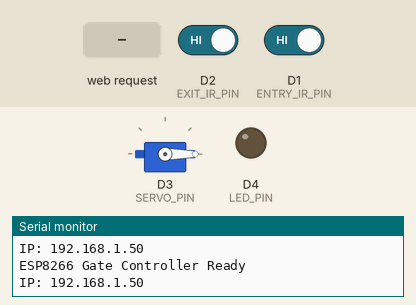
The sketch below on a simulated ESP8266 (NodeMCU). Parts: servo, output pins drawn as LEDs (lit = HIGH), the last lines printed to the serial monitor. Inputs (shaded band) come from the test bench; at power-on: D2 (EXIT_IR_PIN) HIGH, D1 (ENTRY_IR_PIN) HIGH. WiFi joins after 1.5 s; servers stay silent unless stated; uploads are accepted with an empty reply.

Above: at 5.4 s.
5.5 s: D2 (EXIT_IR_PIN) driven LOW
At 6.04 s:
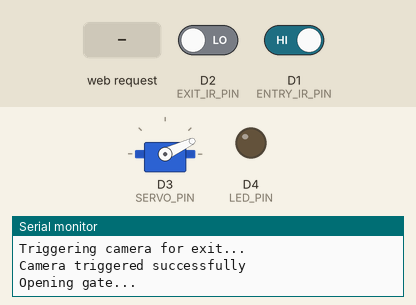
At 8.0 s:
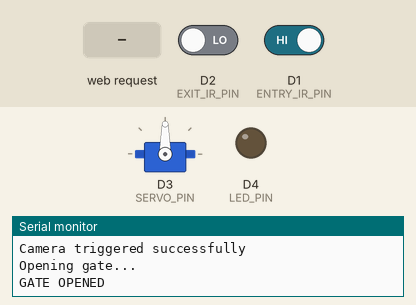
8.5 s: HTTP request GET /test received
At 9.9 s:
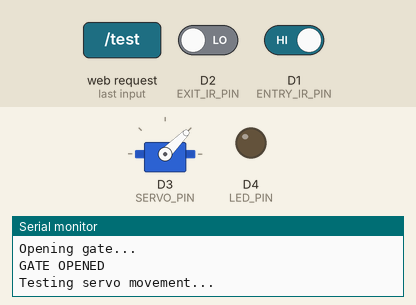
10.0 s: D2 (EXIT_IR_PIN) driven HIGH and D1 (ENTRY_IR_PIN) driven LOW
13.0 s: HTTP request GET /gate?action=close received
16.0 s: HTTP request GET /test?action=open received
At 18.8 s:
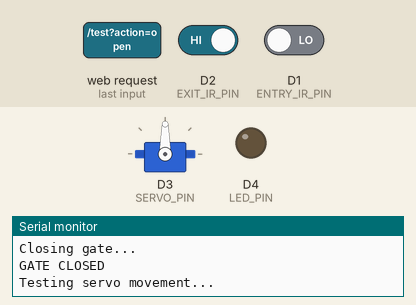
19.0 s: HTTP request GET /test?action=close received
Timing chart, 0 to 21.5 s (numbered marks = the images above; inputs shaded):
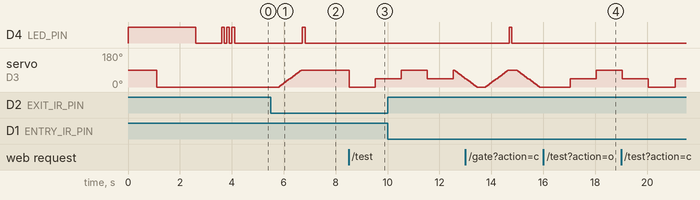

The sketch:

ESP1_ESP8266_IMPROVED.ino
```cpp
#include <ESP8266WiFi.h>
#include <ESP8266WebServer.h>
#include <Servo.h>
#include <ESP8266HTTPClient.h>

const char* ssid = "parking";
const char* password = "0000011111";
const char* esp32camIP = "10.137.170.68";  // ESP32-CAM IP

#define ENTRY_IR_PIN D1
#define EXIT_IR_PIN D2
#define SERVO_PIN D3
#define LED_PIN LED_BUILTIN  // Built-in LED for status

Servo gateServo;
ESP8266WebServer server(80);

bool entryIRState = false;
bool exitIRState = false;
bool gateOpen = false;
unsigned long lastTrigger = 0;
unsigned long gateOpenTime = 0;
unsigned long lastHeartbeat = 0;
unsigned long lastWiFiCheck = 0;
String gateStatus = "Gate Closed";

// Connection monitoring
bool wifiConnected = false;
int connectionRetries = 0;
const int MAX_RETRIES = 3;

void setup() {
  Serial.begin(115200);
  Serial.println("\n=== ESP8266 Gate Controller v2.0 ===");

  // Initialize pins
  pinMode(ENTRY_IR_PIN, INPUT_PULLUP);
  pinMode(EXIT_IR_PIN, INPUT_PULLUP);
  pinMode(LED_PIN, OUTPUT);
  digitalWrite(LED_PIN, HIGH); // LED off initially

  // Initialize servo with proper settings
  gateServo.attach(SERVO_PIN, 500, 2500); // Min/Max pulse width for better compatibility
  delay(100);
  gateServo.write(90); // Start at middle position
  delay(1000);
  gateServo.write(0); // Move to closed position
  delay(500);

  // Connect to WiFi with retry logic
  connectToWiFi();

  // Setup web server endpoints
  server.on("/status", handleStatus);
  server.on("/gate", handleGate);
  server.on("/health", handleHealth);
  server.on("/test", handleServoTest);
  server.begin();

  Serial.println("ESP8266 Gate Controller Ready");
  Serial.println("IP: " + WiFi.localIP().toString());
  blinkLED(3); // Success indication
}

void loop() {
  // Handle web server requests
  server.handleClient();

  // Check WiFi connection every 30 seconds
  if (millis() - lastWiFiCheck > 30000) {
    checkWiFiConnection();
    lastWiFiCheck = millis();
  }

  // Auto-close gate after timeout
  if (gateOpen && (millis() - gateOpenTime > 5000)) {
    closeGate();
  }

  // Prevent rapid IR triggers
  if (millis() - lastTrigger < 2000) {
    delay(50);
    return;
  }

  // Check IR sensors
  checkIRSensors();

  // Send heartbeat every 60 seconds
  if (millis() - lastHeartbeat > 60000) {
    sendHeartbeat();
    lastHeartbeat = millis();
  }

  delay(50); // Reduced delay for better responsiveness
}

void connectToWiFi() {
  Serial.println("Connecting to WiFi...");
  WiFi.mode(WIFI_STA);
  WiFi.begin(ssid, password);

  int attempts = 0;
  while (WiFi.status() != WL_CONNECTED && attempts < 30) {
    delay(1000);
    Serial.print(".");
    attempts++;

    // Blink LED during connection
    digitalWrite(LED_PIN, !digitalRead(LED_PIN));
  }

  if (WiFi.status() == WL_CONNECTED) {
    wifiConnected = true;
    digitalWrite(LED_PIN, LOW); // LED on when connected
    Serial.println("\nWiFi connected!");
    Serial.println("IP: " + WiFi.localIP().toString());
  } else {
    wifiConnected = false;
    digitalWrite(LED_PIN, HIGH); // LED off when disconnected
    Serial.println("\nWiFi connection failed!");
  }
}

void checkWiFiConnection() {
  if (WiFi.status() != WL_CONNECTED) {
    if (wifiConnected) {
      Serial.println("WiFi connection lost! Attempting reconnection...");
      wifiConnected = false;
      digitalWrite(LED_PIN, HIGH); // LED off
    }

    connectionRetries++;
    if (connectionRetries <= MAX_RETRIES) {
      WiFi.reconnect();
      delay(5000);

      if (WiFi.status() == WL_CONNECTED) {
        wifiConnected = true;
        connectionRetries = 0;
        digitalWrite(LED_PIN, LOW); // LED on
        Serial.println("WiFi reconnected!");
      }
    } else {
      // Max retries reached, restart ESP
      Serial.println("Max WiFi retries reached. Restarting...");
      ESP.restart();
    }
  } else {
    if (!wifiConnected) {
      wifiConnected = true;
      connectionRetries = 0;
      digitalWrite(LED_PIN, LOW); // LED on
      Serial.println("WiFi connection restored!");
    }
  }
}

void checkIRSensors() {
  // Entry sensor
  if (!digitalRead(ENTRY_IR_PIN) && !entryIRState) {
    entryIRState = true;
    Serial.println("ENTRY IR TRIGGERED");
    triggerCam("entry");
    openGate(); // Open gate when entry sensor triggered
    lastTrigger = millis();
  } else if (digitalRead(ENTRY_IR_PIN)) {
    entryIRState = false;
  }

  // Exit sensor
  if (!digitalRead(EXIT_IR_PIN) && !exitIRState) {
    exitIRState = true;
    Serial.println("EXIT IR TRIGGERED");
    triggerCam("exit");
    openGate(); // Open gate when exit sensor triggered
    lastTrigger = millis();
  } else if (digitalRead(EXIT_IR_PIN)) {
    exitIRState = false;
  }
}

void triggerCam(String type) {
  if (!wifiConnected) {
    Serial.println("Cannot trigger camera - WiFi disconnected");
    return;
  }

  WiFiClient client;
  Serial.println("Triggering camera for " + type + "...");

  if (client.connect(esp32camIP, 80)) {
    String request = "GET /capture?type=" + type + " HTTP/1.1\r\n";
    request += "Host: " + String(esp32camIP) + "\r\n";
    request += "Connection: close\r\n\r\n";

    client.print(request);

    // Wait for response with timeout
    unsigned long timeout = millis() + 3000;
    while (client.available() == 0 && millis() < timeout) {
      delay(10);
    }

    client.stop();
    Serial.println("Camera triggered successfully");
  } else {
    Serial.println("Failed to connect to camera");
  }
}

void handleStatus() {
  String status = "ESP8266 Gate Controller\n";
  status += "Status: " + gateStatus + "\n";
  status += "WiFi: " + String(wifiConnected ? "Connected" : "Disconnected") + "\n";
  status += "IP: " + WiFi.localIP().toString() + "\n";
  status += "Uptime: " + String(millis() / 1000) + "s\n";
  status += "Free Heap: " + String(ESP.getFreeHeap()) + " bytes";

  server.send(200, "text/plain", status);
}

void handleHealth() {
  // Quick health check endpoint
  server.send(200, "application/json",
    "{\"status\":\"ok\",\"wifi\":" + String(wifiConnected ? "true" : "false") +
    ",\"gate\":\"" + gateStatus + "\",\"uptime\":" + String(millis() / 1000) + "}");
}

void handleGate() {
  if (!server.hasArg("action")) {
    server.send(400, "text/plain", "Missing action parameter");
    return;
  }

  String action = server.arg("action");
  Serial.println("Gate command received: " + action);

  if (action == "open") {
    openGate();
    server.send(200, "text/plain", gateStatus);
  } else if (action == "close") {
    closeGate();
    server.send(200, "text/plain", gateStatus);
  } else {
    server.send(400, "text/plain", "Invalid action: " + action);
  }
}

void openGate() {
  Serial.println("Opening gate...");
  // Gradual movement to prevent servo strain
  for (int pos = 0; pos <= 90; pos += 5) {
    gateServo.write(pos);
    delay(50);
  }
  gateOpen = true;
  gateOpenTime = millis();
  gateStatus = "Gate Opening - Plate Detected";
  Serial.println("GATE OPENED");
  blinkLED(1);
}

void closeGate() {
  Serial.println("Closing gate...");
  // Gradual movement to prevent servo strain
  for (int pos = 90; pos >= 0; pos -= 5) {
    gateServo.write(pos);
    delay(50);
  }
  gateOpen = false;
  gateStatus = "Gate Closed";
  Serial.println("GATE CLOSED");
}

void sendHeartbeat() {
  if (!wifiConnected) return;

  // Optional: Send heartbeat to main server
  // This can help the main server know the ESP8266 is alive
  Serial.println("Heartbeat - System OK");
}

void handleServoTest() {
  Serial.println("Testing servo movement...");
  server.send(200, "text/plain", "Testing servo - check serial monitor");

  // Test servo movement
  gateServo.write(0);
  delay(1000);
  gateServo.write(45);
  delay(1000);
  gateServo.write(90);
  delay(1000);
  gateServo.write(45);
  delay(1000);
  gateServo.write(0);

  Serial.println("Servo test completed");
}

void blinkLED(int times) {
  for (int i = 0; i < times; i++) {
    digitalWrite(LED_PIN, HIGH);
    delay(100);
    digitalWrite(LED_PIN, LOW);
    delay(100);
  }
}
```

Measured:
- after the input at 5.5 s, D4 (LED_PIN): LOW → HIGH after 1.2 s, → LOW 0.10 s later; servo on D3 (SERVO_PIN): moves from 0° to 90° over 0.85 s, starting after 0.32 s
- after the input at 8.5 s, servo on D3 (SERVO_PIN): 90° → 0° at once, → 45° 1.0 s later
- after the input at 16.0 s, servo on D3 (SERVO_PIN): 0° → 45° after 1.0 s, → 90° 1.0 s later
